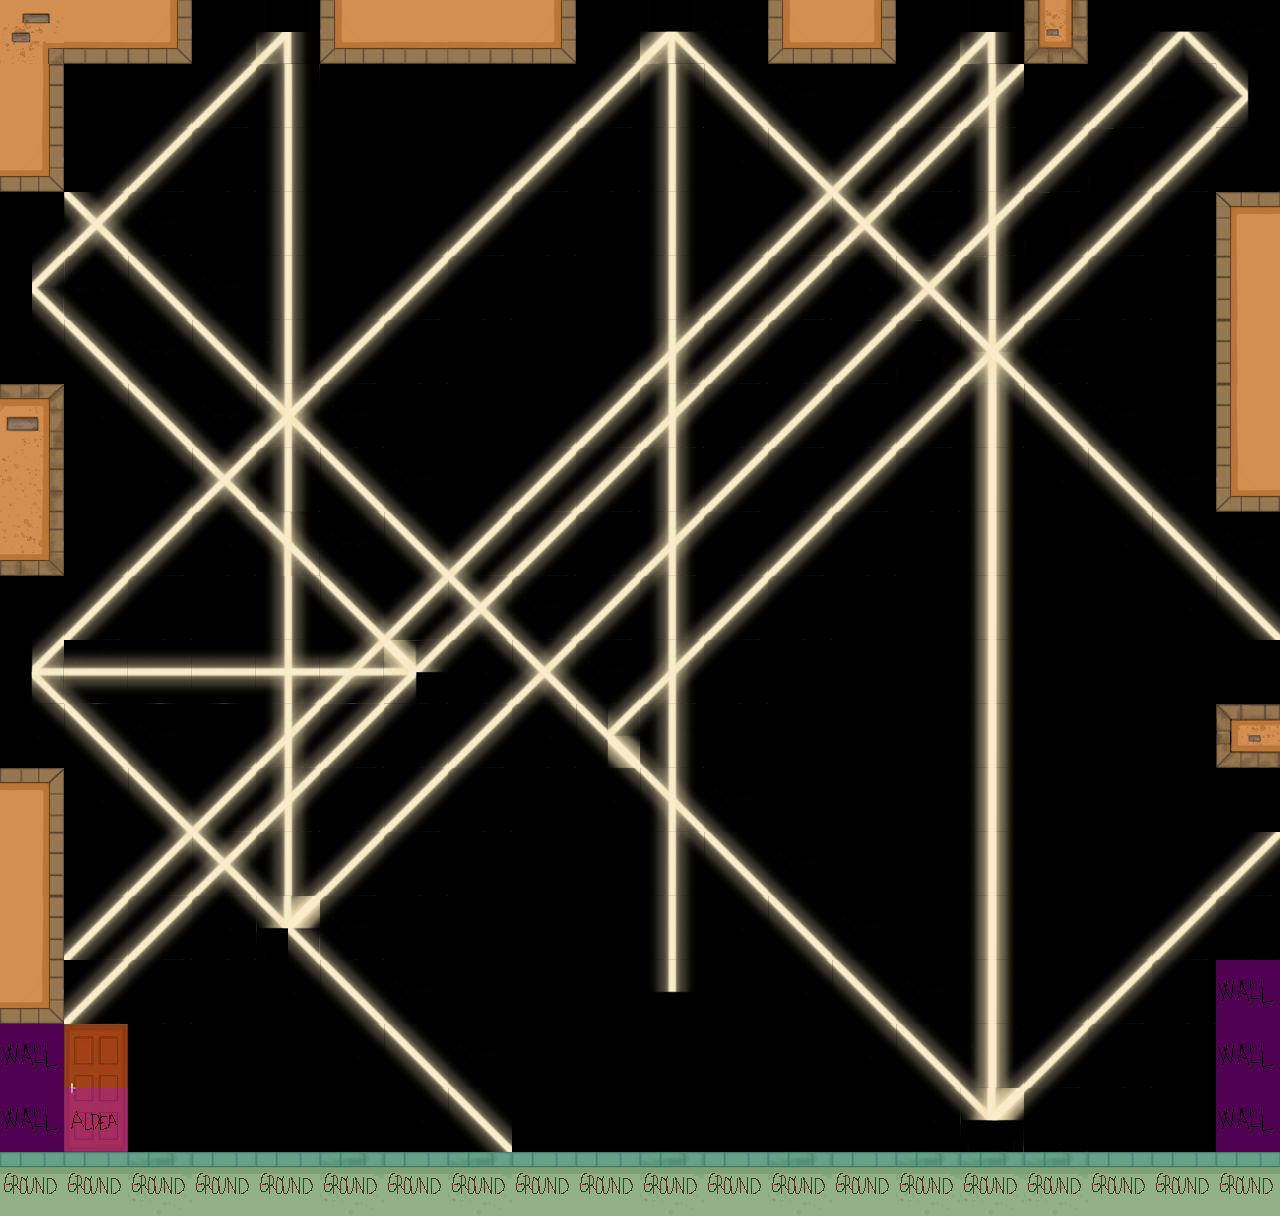

The image is a tile-based game level rendered from a .tmx file. Its description and source (layers, tilesets, objects; grid data summarised) follow:
An orthogonal 20x19 tile map with 64x64 px tiles, 24 tile layers (Fondo, Utilities, Map, Ray, ...), 1 hidden layer not drawn, 12 tilesets.

<map version="1.10" tiledversion="1.10.2" orientation="orthogonal" renderorder="right-down" width="20" height="19" tilewidth="64" tileheight="64" infinite="0" nextlayerid="53" nextobjectid="8">
 <properties>
  <property name="Draw" type="bool" value="false" />
  <property name="Navigation" type="bool" value="true" />
 </properties>
 <tileset firstgid="1" name="MapMetadata" tilewidth="64" tileheight="64" tilecount="100" columns="10">
  <image source="MapMetadata.png" width="640" height="640" />
 </tileset>
 <tileset firstgid="101" name="Tileset" tilewidth="64" tileheight="64" tilecount="50" columns="10">
  <image source="Dark_lvl0.png" width="640" height="320" />
 </tileset>
 <tileset firstgid="151" name="puerta" tilewidth="64" tileheight="64" tilecount="9" columns="3">
  <image source="puerta.png" width="209" height="219" />
 </tileset>
 <tileset firstgid="160" name="light_ray" tilewidth="64" tileheight="64" tilecount="32" columns="8">
  <image source="light_ray.png" width="512" height="256" />
 </tileset>
 <tileset firstgid="192" name="Tile_Sheet" tilewidth="64" tileheight="64" tilecount="77" columns="11">
  <image source="Tile_Sheet.png" width="704" height="448" />
 </tileset>
 <tileset firstgid="269" name="Tile_Sheet_Variaciones" tilewidth="64" tileheight="64" tilecount="77" columns="11">
  <image source="Tile_Sheet_Variaciones.png" width="704" height="448" />
 </tileset>
 <tileset firstgid="346" name="Sala5" tilewidth="64" tileheight="64" tilecount="495" columns="45">
  <image source="Sala5.png" width="2940" height="720" />
 </tileset>
 <tileset firstgid="841" name="Fondo_Sala6" tilewidth="64" tileheight="64" tilecount="361" columns="19">
  <image source="Fondo_Sala6.png" width="1220" height="1216" />
 </tileset>
 <tileset firstgid="1202" name="Fondo_Sala 5" tilewidth="64" tileheight="64" tilecount="495" columns="45">
  <image source="Fondo_Sala 5.png" width="2940" height="720" />
 </tileset>
 <tileset firstgid="1697" name="Sala6" tilewidth="64" tileheight="64" tilecount="361" columns="19">
  <image source="Sala6.png" width="1220" height="1216" />
 </tileset>
 <tileset firstgid="2058" name="Tile_Sheet_1" tilewidth="64" tileheight="64" tilecount="77" columns="11">
  <image source="Tile_Sheet_1.png" width="704" height="448" />
 </tileset>
 <tileset firstgid="2135" name="Tile_Sheet_Detalles" tilewidth="64" tileheight="64" tilecount="77" columns="11">
  <image source="Tile_Sheet_Detalles.png" width="704" height="448" />
 </tileset>
 <layer id="16" name="Fondo" width="20" height="19" opacity="0.48">
  <properties>
   <property name="Draw" type="bool" value="true" />
  </properties>
  <data>[380 cells, 7 non-empty, 4 distinct tile ids]</data>
 </layer>
 <layer id="23" name="Utilities" width="20" height="19">
  <properties>
   <property name="Draw" type="bool" value="true" />
  </properties>
  <data>[380 cells, 0 non-empty, 0 distinct tile ids]</data>
 </layer>
 <layer id="1" name="Map" width="20" height="19">
  <properties>
   <property name="Draw" type="bool" value="true" />
  </properties>
  <data>[380 cells, 47 non-empty, 17 distinct tile ids]</data>
 </layer>
 <layer id="34" name="Ray" width="20" height="19">
  <properties>
   <property name="Draw" type="bool" value="true" />
  </properties>
  <data>[380 cells, 13 non-empty, 4 distinct tile ids]</data>
 </layer>
 <layer id="37" name="Espejo1_0" width="20" height="19">
  <properties>
   <property name="Draw" type="bool" value="true" />
  </properties>
  <data>[380 cells, 0 non-empty, 0 distinct tile ids]</data>
 </layer>
 <layer id="35" name="Espejo1_1" width="20" height="19">
  <properties>
   <property name="Draw" type="bool" value="true" />
  </properties>
  <data>[380 cells, 19 non-empty, 5 distinct tile ids]</data>
 </layer>
 <layer id="36" name="Espejo1_2" width="20" height="19">
  <properties>
   <property name="Draw" type="bool" value="true" />
  </properties>
  <data>[380 cells, 13 non-empty, 3 distinct tile ids]</data>
 </layer>
 <layer id="42" name="Espejo1_3" width="20" height="19">
  <properties>
   <property name="Draw" type="bool" value="true" />
  </properties>
  <data>[380 cells, 59 non-empty, 7 distinct tile ids]</data>
 </layer>
 <layer id="38" name="Espejo2_0" width="20" height="19">
  <properties>
   <property name="Draw" type="bool" value="true" />
  </properties>
  <data>[380 cells, 16 non-empty, 4 distinct tile ids]</data>
 </layer>
 <layer id="39" name="Espejo2_1" width="20" height="19">
  <properties>
   <property name="Draw" type="bool" value="true" />
  </properties>
  <data>[380 cells, 54 non-empty, 9 distinct tile ids]</data>
 </layer>
 <layer id="40" name="Espejo2_2" width="20" height="19">
  <properties>
   <property name="Draw" type="bool" value="true" />
  </properties>
  <data>[380 cells, 25 non-empty, 3 distinct tile ids]</data>
 </layer>
 <layer id="41" name="Espejo2_3" width="20" height="19">
  <properties>
   <property name="Draw" type="bool" value="true" />
  </properties>
  <data>[380 cells, 0 non-empty, 0 distinct tile ids]</data>
 </layer>
 <layer id="43" name="Espejo3_0" width="20" height="19">
  <properties>
   <property name="Draw" type="bool" value="true" />
  </properties>
  <data>[380 cells, 13 non-empty, 5 distinct tile ids]</data>
 </layer>
 <layer id="44" name="Espejo3_1" width="20" height="19">
  <properties>
   <property name="Draw" type="bool" value="true" />
  </properties>
  <data>[380 cells, 0 non-empty, 0 distinct tile ids]</data>
 </layer>
 <layer id="45" name="Espejo3_2" width="20" height="19" locked="1">
  <properties>
   <property name="Draw" type="bool" value="true" />
  </properties>
  <data>[380 cells, 10 non-empty, 4 distinct tile ids]</data>
 </layer>
 <layer id="46" name="Espejo3_3" width="20" height="19">
  <properties>
   <property name="Draw" type="bool" value="true" />
  </properties>
  <data>[380 cells, 39 non-empty, 15 distinct tile ids]</data>
 </layer>
 <layer id="47" name="Espejo4_0" width="20" height="19">
  <properties>
   <property name="Draw" type="bool" value="true" />
  </properties>
  <data>[380 cells, 35 non-empty, 6 distinct tile ids]</data>
 </layer>
 <layer id="48" name="Espejo4_1" width="20" height="19">
  <properties>
   <property name="Draw" type="bool" value="true" />
  </properties>
  <data>[380 cells, 16 non-empty, 4 distinct tile ids]</data>
 </layer>
 <layer id="49" name="Espejo4_2" width="20" height="19">
  <properties>
   <property name="Draw" type="bool" value="true" />
  </properties>
  <data>[380 cells, 28 non-empty, 4 distinct tile ids]</data>
 </layer>
 <layer id="50" name="Espejo5_0" width="20" height="19">
  <properties>
   <property name="Draw" type="bool" value="true" />
  </properties>
  <data>[380 cells, 28 non-empty, 4 distinct tile ids]</data>
 </layer>
 <layer id="51" name="Espejo5_1" width="20" height="19">
  <properties>
   <property name="Draw" type="bool" value="true" />
  </properties>
  <data>[380 cells, 16 non-empty, 4 distinct tile ids]</data>
 </layer>
 <layer id="52" name="Espejo5_2" width="20" height="19" visible="0">
  <properties>
   <property name="Draw" type="bool" value="true" />
  </properties>
  <data>[380 cells, 41 non-empty, 7 distinct tile ids]</data>
 </layer>
 <layer id="2" name="Collisions" width="20" height="19" opacity="0.63">
  <properties>
   <property name="Draw" type="bool" value="false" />
  </properties>
  <data>[380 cells, 26 non-empty, 3 distinct tile ids]</data>
 </layer>
 <layer id="24" name="Navigation" width="20" height="19">
  <properties>
   <property name="Navigation" type="bool" value="true" />
  </properties>
  <data>[380 cells, 0 non-empty, 0 distinct tile ids]</data>
 </layer>
 <layer id="27" name="Entities" width="20" height="19">
  <data>[380 cells, 0 non-empty, 0 distinct tile ids]</data>
 </layer>
</map>
